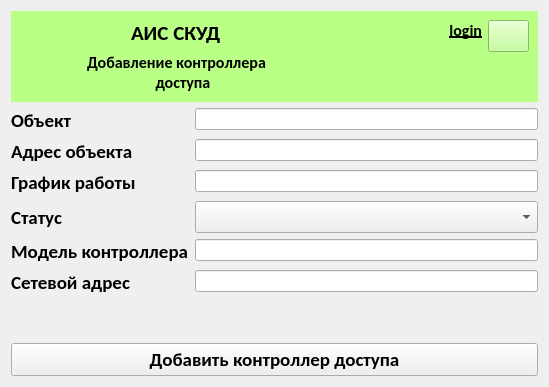
<?xml version="1.0" encoding="UTF-8"?>
<ui version="4.0">
 <class>AmAddControl</class>
 <widget class="QWidget" name="AmAddControl">
  <property name="geometry">
   <rect>
    <x>0</x>
    <y>0</y>
    <width>549</width>
    <height>387</height>
   </rect>
  </property>
  <property name="minimumSize">
   <size>
    <width>549</width>
    <height>387</height>
   </size>
  </property>
  <property name="windowTitle">
   <string>ACMS</string>
  </property>
  <property name="windowIcon">
   <iconset resource="lw.qrc">
    <normaloff>:/labels/label.png</normaloff>:/labels/label.png</iconset>
  </property>
  <layout class="QGridLayout" name="gridLayout_2">
   <item row="0" column="0">
    <widget class="QFrame" name="frame">
     <property name="minimumSize">
      <size>
       <width>480</width>
       <height>91</height>
      </size>
     </property>
     <property name="maximumSize">
      <size>
       <width>5000</width>
       <height>91</height>
      </size>
     </property>
     <property name="layoutDirection">
      <enum>Qt::LayoutDirection::LeftToRight</enum>
     </property>
     <property name="autoFillBackground">
      <bool>false</bool>
     </property>
     <property name="styleSheet">
      <string notr="true">background-color: rgb(186, 255, 134);</string>
     </property>
     <property name="frameShape">
      <enum>QFrame::Shape::NoFrame</enum>
     </property>
     <property name="frameShadow">
      <enum>QFrame::Shadow::Plain</enum>
     </property>
     <layout class="QGridLayout" name="gridLayout">
      <item row="0" column="0">
       <widget class="QLabel" name="label">
        <property name="minimumSize">
         <size>
          <width>61</width>
          <height>71</height>
         </size>
        </property>
        <property name="maximumSize">
         <size>
          <width>61</width>
          <height>71</height>
         </size>
        </property>
        <property name="text">
         <string/>
        </property>
        <property name="pixmap">
         <pixmap resource="lw.qrc">:/labels/label.png</pixmap>
        </property>
        <property name="scaledContents">
         <bool>true</bool>
        </property>
        <property name="alignment">
         <set>Qt::AlignmentFlag::AlignCenter</set>
        </property>
       </widget>
      </item>
      <item row="0" column="1">
       <layout class="QVBoxLayout" name="verticalLayout">
        <item alignment="Qt::AlignmentFlag::AlignHCenter">
         <widget class="QLabel" name="label_3">
          <property name="font">
           <font>
            <family>Carlito</family>
            <pointsize>16</pointsize>
            <bold>true</bold>
           </font>
          </property>
          <property name="text">
           <string>АИС СКУД</string>
          </property>
         </widget>
        </item>
        <item alignment="Qt::AlignmentFlag::AlignHCenter">
         <widget class="QLabel" name="label_2">
          <property name="font">
           <font>
            <family>Carlito</family>
            <pointsize>12</pointsize>
            <bold>true</bold>
           </font>
          </property>
          <property name="text">
           <string>Добавление контроллера
                   доступа</string>
          </property>
         </widget>
        </item>
       </layout>
      </item>
      <item row="0" column="2">
       <spacer name="horizontalSpacer">
        <property name="orientation">
         <enum>Qt::Orientation::Horizontal</enum>
        </property>
        <property name="sizeHint" stdset="0">
         <size>
          <width>40</width>
          <height>20</height>
         </size>
        </property>
       </spacer>
      </item>
      <item row="0" column="3">
       <layout class="QHBoxLayout" name="horizontalLayout">
        <item alignment="Qt::AlignmentFlag::AlignRight|Qt::AlignmentFlag::AlignTop">
         <widget class="QLabel" name="llogin">
          <property name="minimumSize">
           <size>
            <width>130</width>
            <height>20</height>
           </size>
          </property>
          <property name="maximumSize">
           <size>
            <width>130</width>
            <height>20</height>
           </size>
          </property>
          <property name="font">
           <font>
            <family>Carlito</family>
            <pointsize>12</pointsize>
            <bold>true</bold>
            <underline>true</underline>
           </font>
          </property>
          <property name="layoutDirection">
           <enum>Qt::LayoutDirection::LeftToRight</enum>
          </property>
          <property name="text">
           <string>login</string>
          </property>
          <property name="alignment">
           <set>Qt::AlignmentFlag::AlignRight|Qt::AlignmentFlag::AlignTrailing|Qt::AlignmentFlag::AlignVCenter</set>
          </property>
         </widget>
        </item>
        <item alignment="Qt::AlignmentFlag::AlignRight|Qt::AlignmentFlag::AlignTop">
         <widget class="QPushButton" name="btnlogout">
          <property name="minimumSize">
           <size>
            <width>41</width>
            <height>32</height>
           </size>
          </property>
          <property name="maximumSize">
           <size>
            <width>41</width>
            <height>32</height>
           </size>
          </property>
          <property name="text">
           <string/>
          </property>
          <property name="icon">
           <iconset resource="lw.qrc">
            <normaloff>:/labels/logout.png</normaloff>:/labels/logout.png</iconset>
          </property>
         </widget>
        </item>
       </layout>
      </item>
     </layout>
    </widget>
   </item>
   <item row="1" column="0">
    <layout class="QVBoxLayout" name="verticalLayout_2">
     <item>
      <layout class="QFormLayout" name="formLayout">
       <item row="0" column="0">
        <widget class="QLabel" name="label_4">
         <property name="font">
          <font>
           <family>Carlito</family>
           <pointsize>14</pointsize>
           <bold>true</bold>
          </font>
         </property>
         <property name="text">
          <string>Объект</string>
         </property>
        </widget>
       </item>
       <item row="0" column="1">
        <widget class="QLineEdit" name="leobjectname">
         <property name="minimumSize">
          <size>
           <width>150</width>
           <height>20</height>
          </size>
         </property>
        </widget>
       </item>
       <item row="1" column="1">
        <widget class="QLineEdit" name="leaddress">
         <property name="minimumSize">
          <size>
           <width>150</width>
           <height>20</height>
          </size>
         </property>
        </widget>
       </item>
       <item row="1" column="0">
        <widget class="QLabel" name="label_5">
         <property name="font">
          <font>
           <family>Carlito</family>
           <pointsize>14</pointsize>
           <bold>true</bold>
          </font>
         </property>
         <property name="text">
          <string>Адрес объекта</string>
         </property>
        </widget>
       </item>
       <item row="4" column="1">
        <widget class="QLineEdit" name="lemodel">
         <property name="minimumSize">
          <size>
           <width>150</width>
           <height>20</height>
          </size>
         </property>
        </widget>
       </item>
       <item row="5" column="1">
        <widget class="QLineEdit" name="leipv4">
         <property name="minimumSize">
          <size>
           <width>150</width>
           <height>20</height>
          </size>
         </property>
        </widget>
       </item>
       <item row="4" column="0">
        <widget class="QLabel" name="label_6">
         <property name="font">
          <font>
           <family>Carlito</family>
           <pointsize>14</pointsize>
           <bold>true</bold>
          </font>
         </property>
         <property name="text">
          <string>Модель контроллера</string>
         </property>
        </widget>
       </item>
       <item row="5" column="0">
        <widget class="QLabel" name="label_8">
         <property name="font">
          <font>
           <family>Carlito</family>
           <pointsize>14</pointsize>
           <bold>true</bold>
          </font>
         </property>
         <property name="text">
          <string>Сетевой адрес</string>
         </property>
        </widget>
       </item>
       <item row="3" column="1">
        <widget class="QComboBox" name="cbstatus">
         <property name="minimumSize">
          <size>
           <width>340</width>
           <height>32</height>
          </size>
         </property>
        </widget>
       </item>
       <item row="3" column="0">
        <widget class="QLabel" name="label_7">
         <property name="font">
          <font>
           <family>Carlito</family>
           <pointsize>14</pointsize>
           <bold>true</bold>
          </font>
         </property>
         <property name="text">
          <string>Статус</string>
         </property>
        </widget>
       </item>
       <item row="2" column="1">
        <widget class="QLineEdit" name="leshedule">
         <property name="minimumSize">
          <size>
           <width>150</width>
           <height>20</height>
          </size>
         </property>
        </widget>
       </item>
       <item row="2" column="0">
        <widget class="QLabel" name="label_9">
         <property name="font">
          <font>
           <family>Carlito</family>
           <pointsize>14</pointsize>
           <bold>true</bold>
          </font>
         </property>
         <property name="text">
          <string>График работы</string>
         </property>
        </widget>
       </item>
      </layout>
     </item>
     <item>
      <widget class="QPushButton" name="btnadd">
       <property name="font">
        <font>
         <family>Carlito</family>
         <pointsize>14</pointsize>
         <bold>true</bold>
        </font>
       </property>
       <property name="text">
        <string>Добавить контроллер доступа</string>
       </property>
      </widget>
     </item>
    </layout>
   </item>
  </layout>
 </widget>
 <resources>
  <include location="lw.qrc"/>
 </resources>
 <connections/>
</ui>
